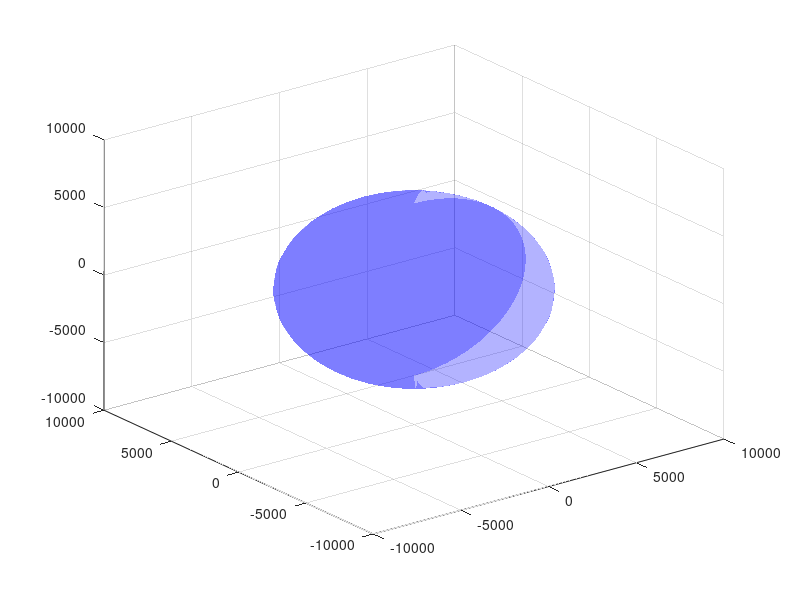

MATLAB code to generate this figure:
%% ===============================================
% Plot Earth
% ===============================
R_earth = 6371;
[sx, sy, sz] = sphere(40);

figure;
surf(sx*R_earth, sy*R_earth, sz*R_earth, ...
    'FaceColor','blue','EdgeColor','none','FaceAlpha',0.3);
hold on;
